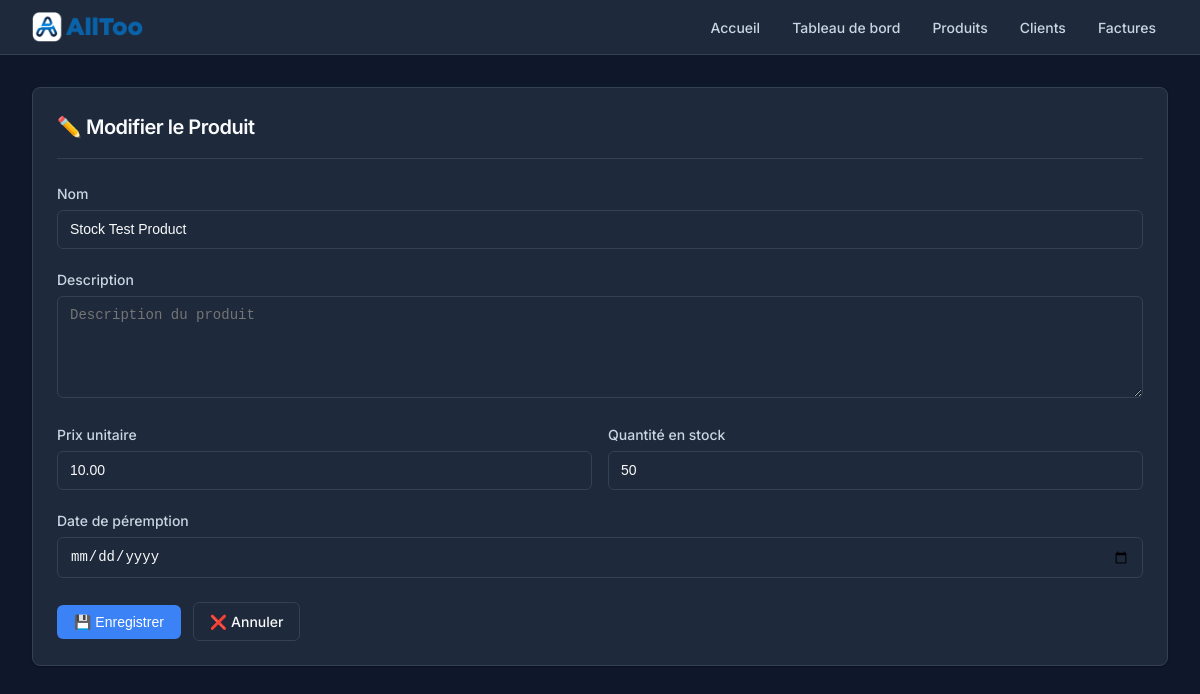
The page /produits/16/modifier/ on the database its author committed.
### invoices/models.py (models this page shows, shortened)
class Product(models.Model):
    name = models.CharField(max_length=200, verbose_name="Nom")
    description = models.TextField(blank=True, verbose_name="Description")
    unit_price = models.DecimalField(
        max_digits=10,
        decimal_places=2,
        validators=[MinValueValidator(Decimal('0.01'))],
        verbose_name="Prix unitaire"
    )
    stock_quantity = models.IntegerField(
        default=0,
        validators=[MinValueValidator(0)],
        verbose_name="Quantité en stock"
    )
    expiration_date = models.DateField(
        null=True,
        blank=True,
        verbose_name="Date de péremption"
    )
    created_at = models.DateTimeField(auto_now_add=True, verbose_name="Créé le")
    updated_at = models.DateTimeField(auto_now=True, verbose_name="Modifié le")
    class Meta:
        verbose_name = "Produit"
        verbose_name_plural = "Produits"
        ordering = ['-created_at']

### invoices/views.py (the view, shortened to what this page needs)
# urls.py: path('produits/<int:pk>/modifier/', views.ProductUpdateView.as_view(), name='product_update'),
class ProductUpdateView(UpdateView):
    model = Product
    form_class = ProductForm
    template_name = 'invoices/product_form.html'
    success_url = reverse_lazy('product_list')

### invoices/forms.py
class ProductForm(forms.ModelForm):
    class Meta:
        model = Product
        fields = ['name', 'description', 'unit_price', 'stock_quantity', 'expiration_date']
        widgets = {
            'name': forms.TextInput(attrs={
                'class': 'form-input',
                'placeholder': 'Nom du produit'
            }),
            'description': forms.Textarea(attrs={
                'class': 'form-input',
                'placeholder': 'Description du produit',
                'rows': 4
            }),
            'unit_price': forms.NumberInput(attrs={
                'class': 'form-input',
                'placeholder': '0.00',
                'step': '0.01',
                'min': '0.01'
            }),
            'stock_quantity': forms.NumberInput(attrs={
                'class': 'form-input',
                'placeholder': '0',
                'min': '0'
            }),
            'expiration_date': forms.DateInput(format='%Y-%m-%d', attrs={
                'class': 'form-input',
                'type': 'date'
            }),        }

### templates/invoices/product_form.html (shortened to what this page needs)
{% extends 'base.html' %}
{% block content %}
<div class="card">
    <div class="card-header">
        <h1 class="card-title">{% if object %}✏️ Modifier le Produit{% else %}➕ Nouveau Produit{% endif %}</h1>
    </div>
    <form method="post">
        <div class="form-group">
            <label class="form-label" for="{{ form.name.id_for_label }}">{{ form.name.label }}</label>
            {{ form.name }}
        </div>
        <div class="form-group">
            <label class="form-label" for="{{ form.description.id_for_label }}">{{ form.description.label }}</label>
            {{ form.description }}
        </div>
        <div style="display: grid; grid-template-columns: 1fr 1fr; gap: 1rem;">
            <div class="form-group">
                <label class="form-label" for="{{ form.unit_price.id_for_label }}">{{ form.unit_price.label }}</label>
                {{ form.unit_price }}
            </div>
            <div class="form-group">
                <label class="form-label" for="{{ form.stock_quantity.id_for_label }}">Quantité en stock</label>
                {{ form.stock_quantity }}
            </div>
        </div>
        <div class="form-group">
            <label class="form-label" for="{{ form.expiration_date.id_for_label }}">Date de péremption</label>
            {{ form.expiration_date }}
        </div>
        <div class="btn-group">
            <button type="submit" class="btn btn-primary">💾 Enregistrer</button>
            <a href="{% url 'product_list' %}" class="btn btn-secondary">❌ Annuler</a>
        </div>
    </form>
</div>
{% endblock %}

### static/css/style.css (style rules this page uses)
:root { --bg-primary: #f3f4f6; --bg-secondary: #ffffff; --bg-tertiary: #f9fafb; --text-primary: #111827; --text-secondary: #6b7280; --text-muted: #9ca3af; --border-color: #e5e7eb; --border-focus: #3b82f6; --brand-dark: #0f172a; --brand-primary: #3b82f6; --brand-hover: #2563eb; --success: #10b981; --success-bg: #d1fae5; --success-text: #065f46; --danger: #ef4444; --danger-bg: #fee2e2; --danger-text: #b91c1c; --warning: #f59e0b; --warning-bg: #fef3c7; --warning-text: #92400e; --shadow-sm: 0 1px 2px 0 rgba(0, 0, 0, 0.05); --shadow: 0 1px 3px 0 rgba(0, 0, 0, 0.1), 0 1px 2px 0 rgba(0, 0, 0, 0.06); --shadow-md: 0 4px 6px -1px rgba(0, 0, 0, 0.1), 0 2px 4px -1px rgba(0, 0, 0, 0.06); --shadow-lg: 0 10px 15px -3px rgba(0, 0, 0, 0.1), 0 4px 6px -2px rgba(0, 0, 0, 0.05); --transition: all 0.2s cubic-bezier(0.4, 0, 0.2, 1); }
[data-theme="dark"] { --bg-primary: #0f172a; --bg-secondary: #1e293b; --bg-tertiary: #334155; --text-primary: #f9fafb; --text-secondary: #cbd5e1; --text-muted: #94a3b8; --border-color: #334155; --brand-dark: #3b82f6; --brand-primary: #60a5fa; --brand-hover: #2563eb; --shadow-sm: 0 1px 2px 0 rgba(0, 0, 0, 0.3); --shadow: 0 1px 3px 0 rgba(0, 0, 0, 0.3); }
* { margin: 0; padding: 0; box-sizing: border-box; }
body { font-family: 'Inter', -apple-system, BlinkMacSystemFont, "Segoe UI", Roboto, "Helvetica Neue", Arial, sans-serif; background-color: var(--bg-primary); color: var(--text-primary); line-height: 1.5; -webkit-font-smoothing: antialiased; -moz-osx-font-smoothing: grayscale; }
a { color: var(--brand-primary); text-decoration: none; font-weight: 500; transition: var(--transition); }
.card { background: var(--bg-secondary); border: 1px solid var(--border-color); border-radius: 8px; box-shadow: var(--shadow-sm); padding: 1.5rem; margin-bottom: 1.5rem; }
.card-header { margin-bottom: 1.5rem; padding-bottom: 1rem; border-bottom: 1px solid var(--border-color); display: flex; justify-content: space-between; align-items: center; }
.card-title { font-size: 1.25rem; font-weight: 600; color: var(--text-primary); letter-spacing: -0.025em; }
.btn { display: inline-flex; align-items: center; justify-content: center; padding: 0.5rem 1rem; border-radius: 6px; font-weight: 500; font-size: 0.875rem; cursor: pointer; transition: var(--transition); border: 1px solid transparent; gap: 0.5rem; }
.btn-primary { background-color: var(--brand-dark); color: white; }
.btn-secondary { background-color: var(--bg-secondary); border-color: var(--border-color); color: var(--text-primary); }
.btn-group { display: flex; gap: 0.75rem; align-items: center; margin-top: 1.5rem; }
.form-group { margin-bottom: 1.25rem; }
.form-label { display: block; font-size: 0.875rem; font-weight: 500; color: var(--text-secondary); margin-bottom: 0.375rem; }
.form-input, select.form-input { width: 100%; padding: 0.5rem 0.75rem; font-size: 0.875rem; line-height: 1.5; color: var(--text-primary); background-color: var(--bg-secondary); border: 1px solid var(--border-color); border-radius: 6px; transition: var(--transition); }

### rows shown on the page
Product: name "Stock Test Product", unit_price "10.00", stock_quantity "50"
